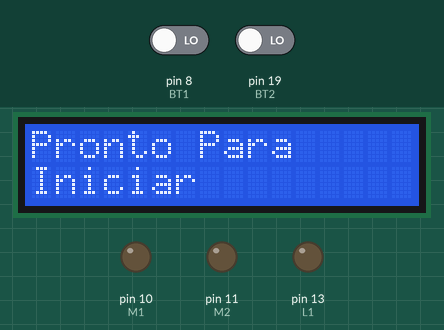
Recording of a sketch running on a simulated Arduino Mega 2560, built with avr-gcc and run on an emulated ATmega2560. Shown: 16×2 character LCD, output pins drawn as LEDs (lit = HIGH). Inputs (shaded band) come from the test bench; at power-on: pin 8 (BT1) LOW, pin 19 (BT2) LOW. Pins used as bus, display or sensor lines are not drawn.

Above: at 1.2 s.
1.3 s: pin 8 (BT1) driven HIGH
At 1.8 s:
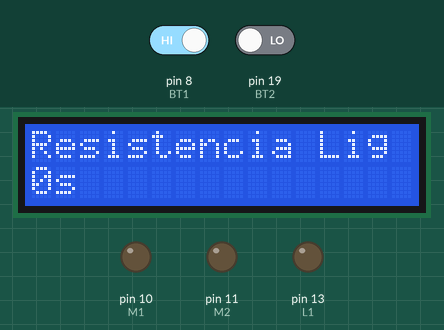
4.3 s: pin 19 (BT2) driven HIGH
At 15.0 s:
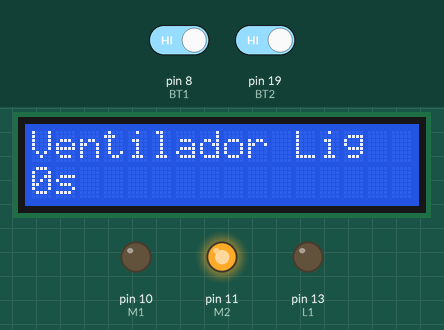
Timing chart, 0 to 16.5 s (numbered marks = the images above; inputs shaded):
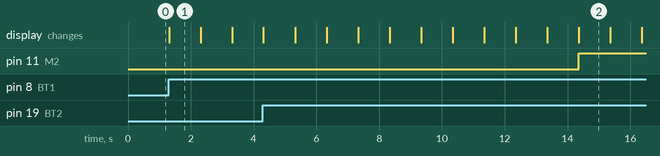

The sketch:

display-esteira-250926.ino
```cpp
#include <LiquidCrystal.h>

#define BT1 8     // Botão de Iniciar
#define BT2 19    // Botão de Parar (Interrupção no Mega)
#define M1 10     // Esteira
#define M2 11     // Ventilador
#define R1 12     // Resistência
#define L1 13     // Lâmpada/Led Indicador

const int RS=7, EN=6, D4=5, D5=4, D6=3, D7=2;
LiquidCrystal lcd(RS, EN, D4, D5, D6, D7);

// Flag de emergência
volatile bool parado = false;

// Função da Interrupção: Desliga TUDO imediatamente na hora do clique
void interrupcaoParar() {
  digitalWrite(R1, LOW);
  digitalWrite(M1, LOW);
  digitalWrite(M2, LOW);
  digitalWrite(L1, LOW);
  parado = true;
}

// Substitui o delay travante. Checa a flag 'parado' a cada 1 milissegundo
bool esperarOuAbortar(unsigned long tempoMs) {
  unsigned long inicio = millis();
  while (millis() - inicio < tempoMs) {
    if (parado) {
      return true; // Aborta imediatamente se o botão foi pressionado
    }
    delay(1);
  }
  return false;
}

void setup() {
  pinMode(BT1, INPUT);
  pinMode(BT2, INPUT);
  pinMode(M1, OUTPUT);
  pinMode(M2, OUTPUT);
  pinMode(R1, OUTPUT);
  pinMode(L1, OUTPUT);

  lcd.begin(16, 2);

  // Interrupção no pino 19
  attachInterrupt(digitalPinToInterrupt(BT2), interrupcaoParar, RISING);
}

void loop() {
  // 1. SE O PROCESSO FOI INTERROMPIDO, TRATA ISSO PRIMEIRO DE TUDO
  if (parado) {
    lcd.clear();
    lcd.setCursor(0, 0);
    lcd.print("PROCESSO");
    lcd.setCursor(0, 1);
    lcd.print("INTERROMPIDO!");

    // Espera 3 segundos travado nesta mensagem
    esperarOuAbortar(3000);

    parado = false; // Reseta a flag para permitir ligar de novo
    return;         // Retorna para o topo do loop para limpar o estado
  }

  // Se não foi interrompido, mostra a tela inicial (apenas se não estiver rodando o ciclo)
  lcd.setCursor(0, 0);
  lcd.print("Pronto Para    ");
  lcd.setCursor(0, 1);
  lcd.print("Iniciar        ");

  if (digitalRead(BT1) == HIGH && !parado) {

    // --- ETAPA 1: RESISTÊNCIA ---
    digitalWrite(R1, HIGH);
    for (int i = 0; i < 10; i++) {
      if (parado) return; // Sai imediatamente se foi interrompido

      lcd.clear();
      lcd.setCursor(0, 0);
      lcd.print("Resistencia Lig");
      lcd.setCursor(0, 1);
      lcd.print(i);
      lcd.print("s");

      if (esperarOuAbortar(1000)) return;
    }

    // --- ETAPA 2: VENTILADOR ---
    digitalWrite(M2, HIGH);
    for (int i = 0; i < 5; i++) {
      if (parado) return;

      lcd.clear();
      lcd.setCursor(0, 0);
      lcd.print("Ventilador Lig");
      lcd.setCursor(0, 1);
      lcd.print(i);
      lcd.print("s");

      if (esperarOuAbortar(1000)) return;
    }

    // --- ETAPA 3: ESTEIRA ---
    digitalWrite(M1, HIGH);
    for (int i = 0; i < 3; i++) {
      if (parado) return;

      lcd.clear();
      lcd.setCursor(0, 0);
      lcd.print("Esteira Lig");
      lcd.setCursor(0, 1);
      lcd.print(i);
      lcd.print("s");

      if (esperarOuAbortar(1000)) return;
    }

    // Finalização do ciclo
    if (!parado) {
      digitalWrite(L1, HIGH);
      lcd.clear();
      lcd.setCursor(0, 0);
      lcd.print("Ciclo Concluido");
      esperarOuAbortar(3000);
      digitalWrite(L1, LOW);
      digitalWrite(R1, LOW);
      digitalWrite(M1, LOW);
      digitalWrite(M2, LOW);
    }
  }
}
```

Measured:
- after the input at 1.3 s, the display: changes at once (image 1)
- after the input at 4.3 s, pin 10 (M1): stays LOW (without the input it goes to HIGH after 12.1 s); pin 11 (M2): LOW → HIGH after 10.1 s instead of 7.0 s; the display: first changes at once (image 2 shows a later state)
- what the display in image 1 shows lasts 1.0 s, from 1.3 s to 2.3 s
